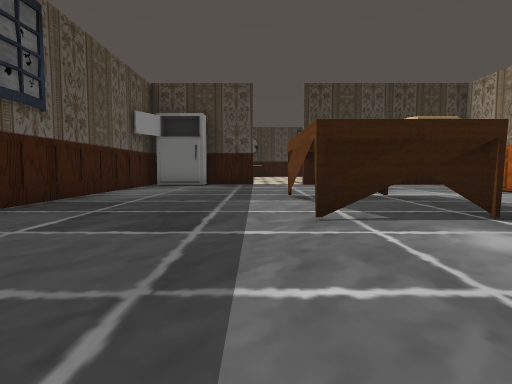
View 1 (above)

21 first-person views from a walk through a Unity game level. The camera is 1.2 m above the floor, tilts 4° down and sees 75° across. Doors are open. The floor is counted in squares, 2 m on a side. Each view is taken from the middle of a square. On the plan, view 1 faces up. The plan holds only what a view shows up to about 10 squares ahead; the rest is blank. Some animated figures are left out. Some surface patterns are stand-ins.

View 2
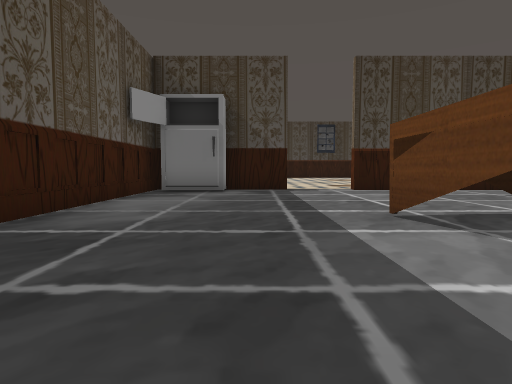

View 3
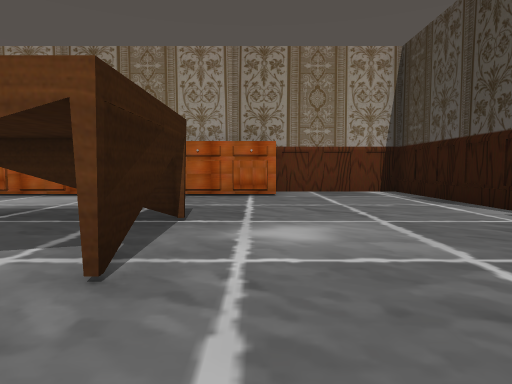

View 4
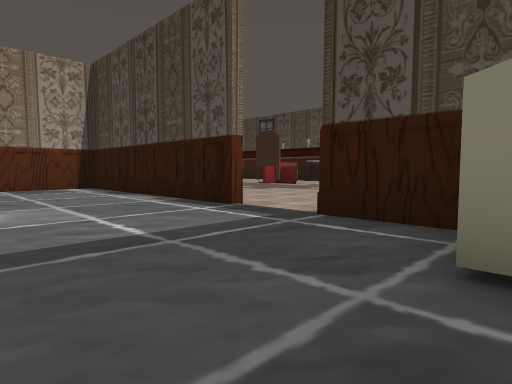

View 5
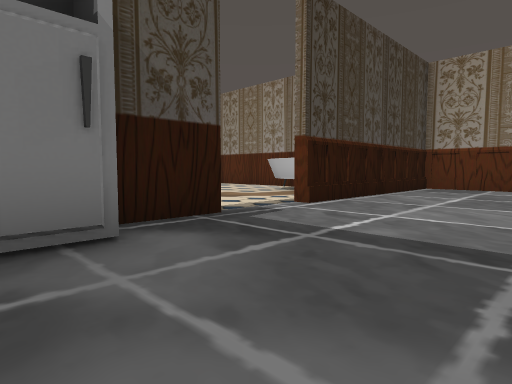

View 6
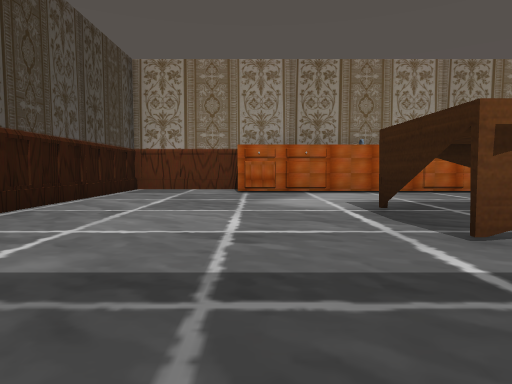

View 7
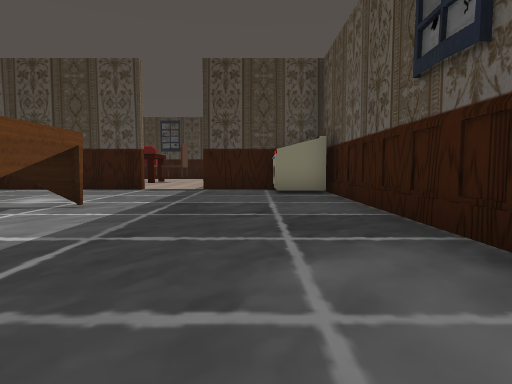

View 8
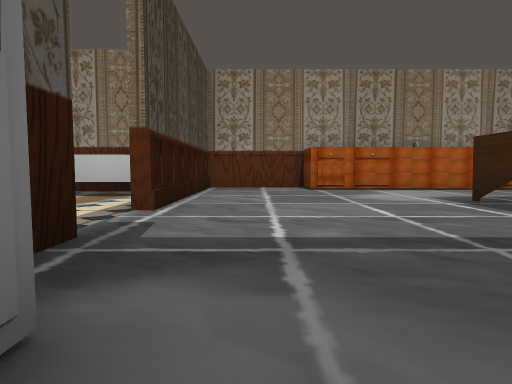

View 9
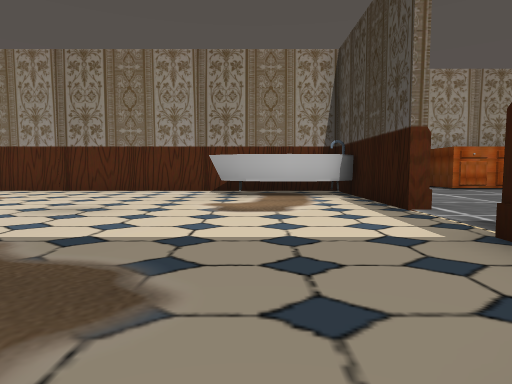

View 10
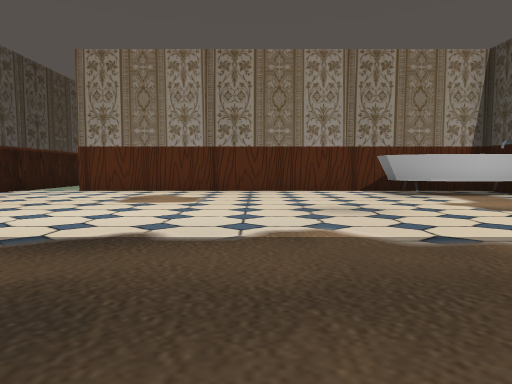

View 11
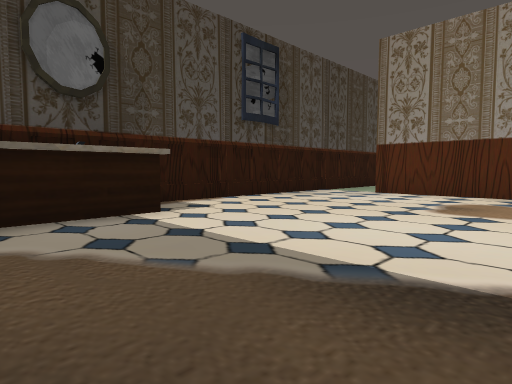

View 12
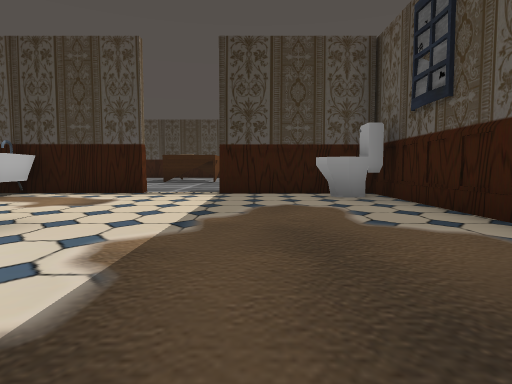

View 13
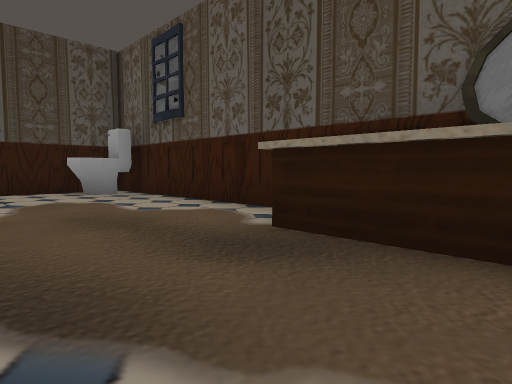

View 14
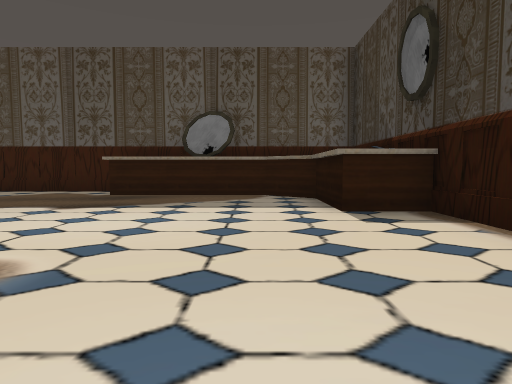

View 15
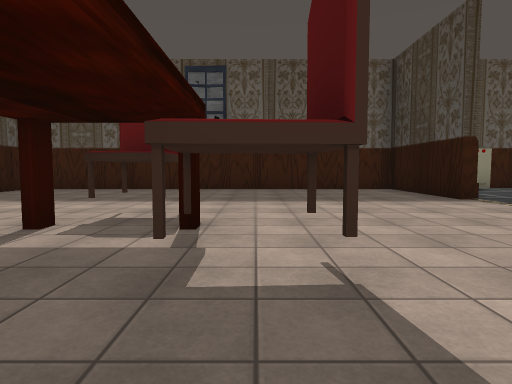

View 16
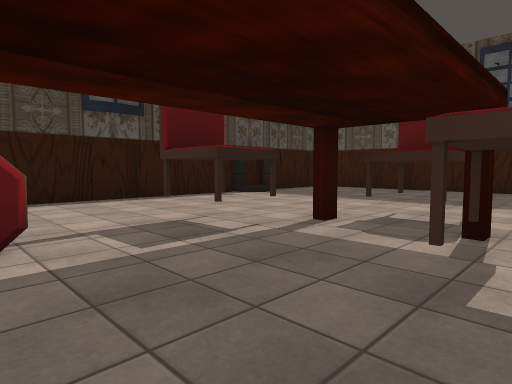

View 17
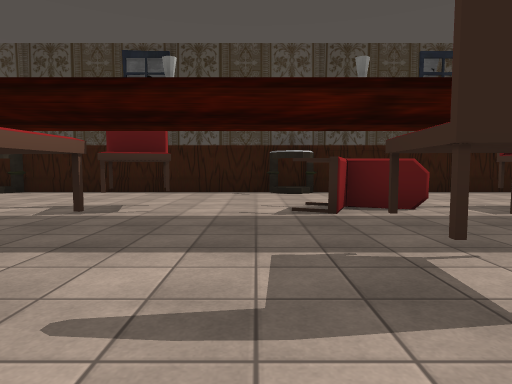

View 18
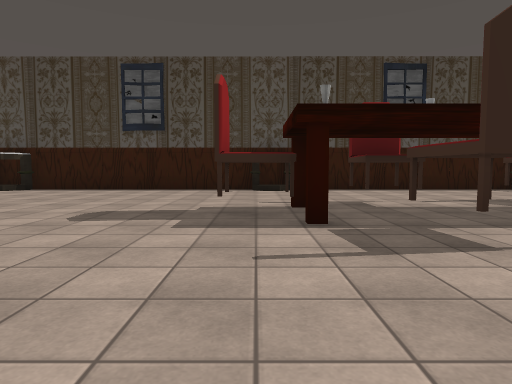

View 19
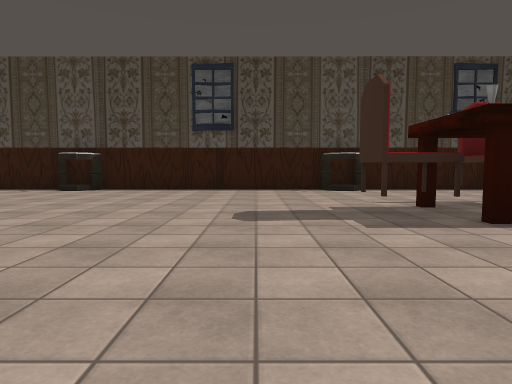

View 20
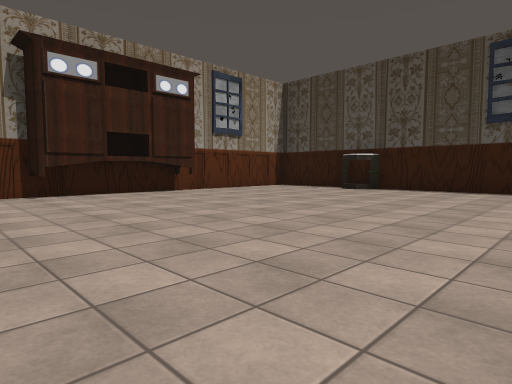

View 21
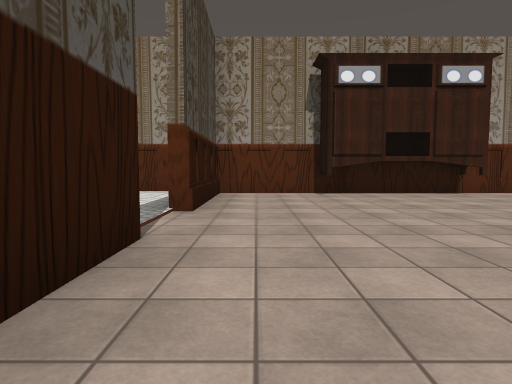

### Floor plan
Key: @ floor where view 1 was taken; # wall or solid block; . floor; D open door; ^ raised ledge; T thing the floor can be seen under or through; F fridge; E oven; C chair; I toilet; A table.
Columns run from 4 left of view 1 to 26 right of it. Each row starts with its distance up from view 1.
 26     ########
 25     #.....D.
 24  ####.....D.
 23  #........#
 22  #........#
 21  #........#
 20 ##........#
 19 #.........#
 18 #.........#
 17 #.........#
 16 #........##
 15 #.......^^#
 14 #I......^ #
 13 ####DD#######
 12 #FF.........#
 11 #...........#
 10 #...........#
  9 #..........##
  8 #..........#
  7 #....TTT...#
  6 #....T T...#
  5 #....T T...#
  4 #....TTT...#
  3 #..........##
  2 #...........#
  1 #E..........#                .#
  0 #E..@.......#             ....#
 -1 ####DD#######         ##DD#####
 -2 #.......           . .........#
 -3 #........   .     ............#
 -4 #......... ...   ............##
 -5 #.......C..C..C .C...........#
 -6 #.....C...........#C.........#
 -7 #.....C#..........#C.........##
 -8 #......CC.CC..C..C............#
 -9 #......... ..................
-10 #......... .................
-11 #...A......A.......A......A..
-12 #############################

Positions as (right, up) in squares from view 1, and headings:
1: (0, 0), facing up
2: (-1, 3), facing up
3: (-1, 3), facing right
4: (-3, 3), facing down-right
5: (-3, 9), facing up-right
6: (-2, 9), facing right
7: (-2, 9), facing down
8: (-3, 11), facing right
9: (-3, 15), facing right
10: (-3, 19), facing right
11: (-2, 20), facing up-right
12: (-1, 21), facing down
13: (0, 22), facing down-left
14: (5, 23), facing left
15: (6, -5), facing left
16: (6, -5), facing down-left
17: (8, -3), facing down
18: (15, -2), facing down
19: (17, -2), facing down
20: (17, -2), facing down-right
21: (17, -2), facing right
